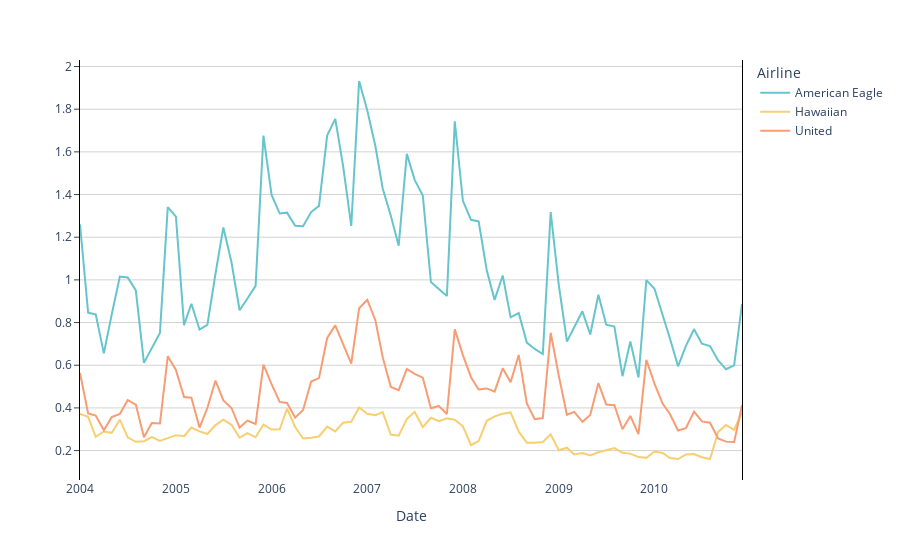

Notebook code for this chart:
### Markdown cell above
We see that American Eagle has the highest rate of baggage complaints when adjusted for number of enplaned passengers.

Plotting the Baggage % on a time series plot allows us to see changes over time.

### Code cell
fig = px.line(df, y="Baggage %", color="Airline", color_discrete_sequence=px.colors.qualitative.Pastel)
fig.update_layout(plot_bgcolor='white')
fig.update_yaxes(
    mirror=True,
    ticks='outside',
    showline=True,
    linecolor='black',
    gridcolor='lightgrey',
    title=''
)
fig.show()
